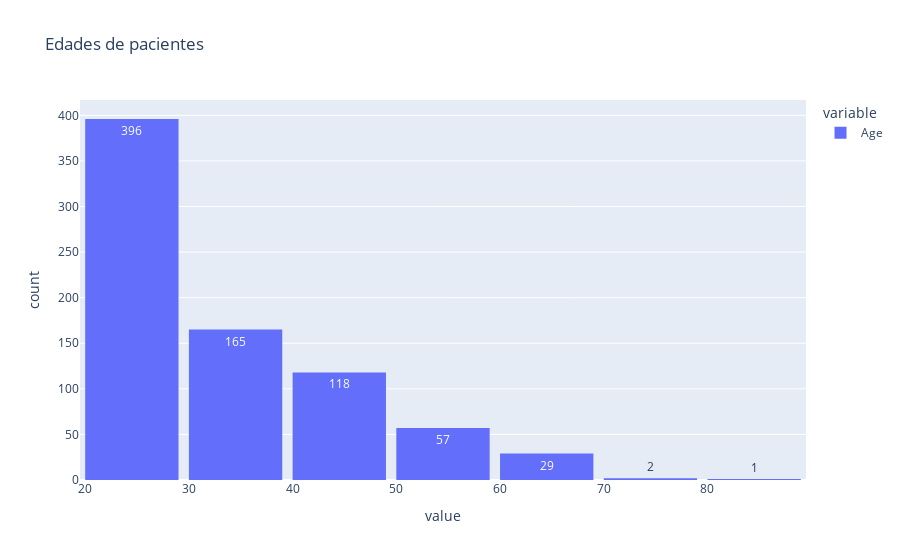

Notebook code cell kept with this figure:
### Markdown cell above
## Rango de edad de los pacientes (plotly)

### Code cell
fig = px.histogram(df['Age'], nbins=10, text_auto='d', title="Edades de pacientes")

fig.update_layout(bargap=0.1)

fig.show()

### Figure 1 — Plotly figure (JSON) as saved in the notebook; plotly's stock layout.template omitted (floating-point values rounded to 4 significant figures; data arrays with more than 128 entries replaced by an {"elided": "..."} marker saying what was removed)
{"data": [{"alignmentgroup": "True", "bingroup": "x", "hovertemplate": "variable=Age<br>value=%{x}<br>count=%{y}<extra></extra>", "legendgroup": "Age", "marker": {"color": "#636efa", "pattern": {"shape": ""}}, "name": "Age", "nbinsx": 10, "offsetgroup": "Age", "orientation": "v", "showlegend": true, "texttemplate": "%{value:d}", "type": "histogram", "x": {"elided": "768 int values"}, "xaxis": "x", "yaxis": "y"}], "layout": {"autosize": true, "bargap": 0.1, "barmode": "relative", "legend": {"title": {"text": "variable"}, "tracegroupgap": 0}, "title": {"text": "Edades de pacientes"}, "xaxis": {"anchor": "y", "autorange": true, "domain": [0, 1], "range": [19.5, 89.5], "title": {"text": "value"}, "type": "linear"}, "yaxis": {"anchor": "x", "autorange": true, "domain": [0, 1], "range": [0, 416.8], "title": {"text": "count"}}}}
